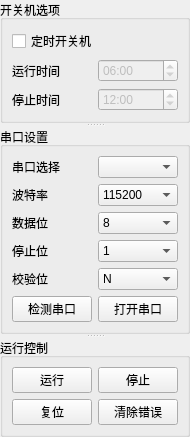
      <widget class="QSplitter" name="splitter_3">
       <property name="sizePolicy">
        <sizepolicy hsizetype="Fixed" vsizetype="Expanding">
         <horstretch>0</horstretch>
         <verstretch>0</verstretch>
        </sizepolicy>
       </property>
       <property name="orientation">
        <enum>Qt::Vertical</enum>
       </property>
       <widget class="QGroupBox" name="groupBox_powerSelect">
        <property name="enabled">
         <bool>true</bool>
        </property>
        <property name="title">
         <string>开关机选项</string>
        </property>
        <layout class="QGridLayout" name="gridLayout_2">
         <item row="0" column="0" colspan="2">
          <widget class="QCheckBox" name="checkBox_autoStart">
           <property name="cursor">
            <cursorShape>PointingHandCursor</cursorShape>
           </property>
           <property name="whatsThis">
            <string>22</string>
           </property>
           <property name="text">
            <string>定时开关机</string>
           </property>
          </widget>
         </item>
         <item row="1" column="0">
          <widget class="QLabel" name="Label_6">
           <property name="text">
            <string>运行时间</string>
           </property>
          </widget>
         </item>
         <item row="1" column="1">
          <widget class="QTimeEdit" name="timeEdit_start">
           <property name="enabled">
            <bool>false</bool>
           </property>
           <property name="whatsThis">
            <string>23</string>
           </property>
           <property name="readOnly">
            <bool>false</bool>
           </property>
           <property name="currentSection">
            <enum>QDateTimeEdit::HourSection</enum>
           </property>
           <property name="displayFormat">
            <string>hh:mm</string>
           </property>
           <property name="time">
            <time>
             <hour>6</hour>
             <minute>0</minute>
             <second>0</second>
            </time>
           </property>
          </widget>
         </item>
         <item row="2" column="0">
          <widget class="QLabel" name="Label_7">
           <property name="text">
            <string>停止时间</string>
           </property>
          </widget>
         </item>
         <item row="2" column="1">
          <widget class="QTimeEdit" name="timeEdit_stop">
           <property name="enabled">
            <bool>false</bool>
           </property>
           <property name="whatsThis">
            <string>24</string>
           </property>
           <property name="displayFormat">
            <string>hh:mm</string>
           </property>
           <property name="time">
            <time>
             <hour>12</hour>
             <minute>0</minute>
             <second>0</second>
            </time>
           </property>
          </widget>
         </item>
        </layout>
       </widget>
       <widget class="QGroupBox" name="groupBox">
        <property name="title">
         <string>串口设置</string>
        </property>
        <layout class="QGridLayout" name="gridLayout_3">
         <item row="0" column="0">
          <widget class="QLabel" name="label_2">
           <property name="text">
            <string>串口选择</string>
           </property>
          </widget>
         </item>
         <item row="0" column="1">
          <widget class="QComboBox" name="comboBox_portSelect">
           <property name="cursor">
            <cursorShape>PointingHandCursor</cursorShape>
           </property>
          </widget>
         </item>
         <item row="1" column="0">
          <widget class="QLabel" name="label_3">
           <property name="text">
            <string>波特率</string>
           </property>
          </widget>
         </item>
         <item row="1" column="1">
          <widget class="QComboBox" name="comboBox_baudrate">
           <property name="sizePolicy">
            <sizepolicy hsizetype="Preferred" vsizetype="Fixed">
             <horstretch>0</horstretch>
             <verstretch>0</verstretch>
            </sizepolicy>
           </property>
           <property name="cursor">
            <cursorShape>PointingHandCursor</cursorShape>
           </property>
           <item>
            <property name="text">
             <string>115200</string>
            </property>
           </item>
           <item>
            <property name="text">
             <string>9600</string>
            </property>
           </item>
           <item>
            <property name="text">
             <string>2000000</string>
            </property>
           </item>
          </widget>
         </item>
         <item row="2" column="0">
          <widget class="QLabel" name="label_4">
           <property name="text">
            <string>数据位</string>
           </property>
          </widget>
         </item>
         <item row="2" column="1">
          <widget class="QComboBox" name="comboBox_dataBit">
           <property name="sizePolicy">
            <sizepolicy hsizetype="Preferred" vsizetype="Fixed">
             <horstretch>0</horstretch>
             <verstretch>0</verstretch>
            </sizepolicy>
           </property>
           <property name="cursor">
            <cursorShape>PointingHandCursor</cursorShape>
           </property>
           <item>
            <property name="text">
             <string>8</string>
            </property>
           </item>
           <item>
            <property name="text">
             <string>7</string>
            </property>
           </item>
           <item>
            <property name="text">
             <string>6</string>
            </property>
           </item>
           <item>
            <property name="text">
             <string>5</string>
            </property>
           </item>
          </widget>
         </item>
         <item row="3" column="0">
          <widget class="QLabel" name="label_5">
           <property name="sizePolicy">
            <sizepolicy hsizetype="Preferred" vsizetype="Fixed">
             <horstretch>0</horstretch>
             <verstretch>0</verstretch>
            </sizepolicy>
           </property>
           <property name="text">
            <string>停止位</string>
           </property>
          </widget>
         </item>
         <item row="3" column="1">
          <widget class="QComboBox" name="comboBox_stopBit">
           <property name="sizePolicy">
            <sizepolicy hsizetype="Preferred" vsizetype="Fixed">
             <horstretch>0</horstretch>
             <verstretch>0</verstretch>
            </sizepolicy>
           </property>
           <property name="cursor">
            <cursorShape>PointingHandCursor</cursorShape>
           </property>
           <item>
            <property name="text">
             <string>1</string>
            </property>
           </item>
           <item>
            <property name="text">
             <string>1.5</string>
            </property>
           </item>
           <item>
            <property name="text">
             <string>2</string>
            </property>
           </item>
          </widget>
         </item>
         <item row="4" column="0">
          <widget class="QLabel" name="label_6">
           <property name="sizePolicy">
            <sizepolicy hsizetype="Preferred" vsizetype="Fixed">
             <horstretch>0</horstretch>
             <verstretch>0</verstretch>
            </sizepolicy>
           </property>
           <property name="text">
            <string>校验位</string>
           </property>
          </widget>
         </item>
         <item row="4" column="1">
          <widget class="QComboBox" name="comboBox_parityBit">
           <property name="sizePolicy">
            <sizepolicy hsizetype="Preferred" vsizetype="Fixed">
             <horstretch>0</horstretch>
             <verstretch>0</verstretch>
            </sizepolicy>
           </property>
           <property name="cursor">
            <cursorShape>PointingHandCursor</cursorShape>
           </property>
           <item>
            <property name="text">
             <string>N</string>
            </property>
           </item>
           <item>
            <property name="text">
             <string>O</string>
            </property>
           </item>
           <item>
            <property name="text">
             <string>E</string>
            </property>
           </item>
           <item>
            <property name="text">
             <string>M</string>
            </property>
           </item>
           <item>
            <property name="text">
             <string>S</string>
            </property>
           </item>
          </widget>
         </item>
         <item row="5" column="0">
          <widget class="QPushButton" name="pushButton_portCheck">
           <property name="cursor">
            <cursorShape>PointingHandCursor</cursorShape>
           </property>
           <property name="text">
            <string>检测串口</string>
           </property>
          </widget>
         </item>
         <item row="5" column="1">
          <widget class="QPushButton" name="pushButton_portOpen">
           <property name="enabled">
            <bool>true</bool>
           </property>
           <property name="cursor">
            <cursorShape>PointingHandCursor</cursorShape>
           </property>
           <property name="text">
            <string>打开串口</string>
           </property>
           <property name="checkable">
            <bool>true</bool>
           </property>
           <property name="checked">
            <bool>false</bool>
           </property>
          </widget>
         </item>
        </layout>
       </widget>
       <widget class="QGroupBox" name="groupBox_runContrl">
        <property name="enabled">
         <bool>true</bool>
        </property>
        <property name="whatsThis">
         <string>5</string>
        </property>
        <property name="title">
         <string>运行控制</string>
        </property>
        <layout class="QGridLayout" name="gridLayout_44">
         <item row="0" column="0">
          <widget class="QPushButton" name="pushButton_run">
           <property name="enabled">
            <bool>true</bool>
           </property>
           <property name="cursor">
            <cursorShape>PointingHandCursor</cursorShape>
           </property>
           <property name="whatsThis">
            <string>25</string>
           </property>
           <property name="text">
            <string>运行</string>
           </property>
          </widget>
         </item>
         <item row="0" column="1">
          <widget class="QPushButton" name="pushButton_stop">
           <property name="enabled">
            <bool>true</bool>
           </property>
           <property name="cursor">
            <cursorShape>PointingHandCursor</cursorShape>
           </property>
           <property name="whatsThis">
            <string>26</string>
           </property>
           <property name="text">
            <string>停止</string>
           </property>
          </widget>
         </item>
         <item row="1" column="0">
          <widget class="QPushButton" name="pushButton_resetRun">
           <property name="enabled">
            <bool>true</bool>
           </property>
           <property name="cursor">
            <cursorShape>PointingHandCursor</cursorShape>
           </property>
           <property name="whatsThis">
            <string>27</string>
           </property>
           <property name="text">
            <string>复位</string>
           </property>
          </widget>
         </item>
         <item row="1" column="1">
          <widget class="QPushButton" name="pushButton_clearFault">
           <property name="enabled">
            <bool>true</bool>
           </property>
           <property name="cursor">
            <cursorShape>PointingHandCursor</cursorShape>
           </property>
           <property name="whatsThis">
            <string>28</string>
           </property>
           <property name="text">
            <string>清除错误</string>
           </property>
          </widget>
         </item>
        </layout>
       </widget>
      </widget>
